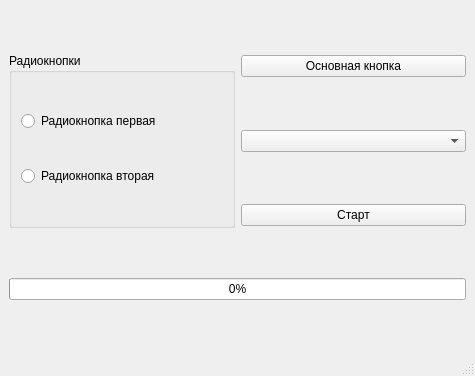
<?xml version="1.0" encoding="UTF-8"?>
<ui version="4.0">
 <class>MainWindow</class>
 <widget class="QMainWindow" name="MainWindow">
  <property name="geometry">
   <rect>
    <x>0</x>
    <y>0</y>
    <width>475</width>
    <height>376</height>
   </rect>
  </property>
  <property name="windowTitle">
   <string>MainWindow</string>
  </property>
  <widget class="QWidget" name="centralwidget">
   <layout class="QGridLayout" name="gridLayout_2">
    <item row="0" column="0" rowspan="3">
     <widget class="QGroupBox" name="groupBox">
      <property name="title">
       <string>Радиокнопки</string>
      </property>
      <layout class="QGridLayout" name="gridLayout">
       <item row="0" column="0">
        <widget class="QRadioButton" name="rb_one">
         <property name="text">
          <string>Радиокнопка первая</string>
         </property>
        </widget>
       </item>
       <item row="1" column="0">
        <widget class="QRadioButton" name="rb_two">
         <property name="text">
          <string>Радиокнопка вторая</string>
         </property>
        </widget>
       </item>
      </layout>
     </widget>
    </item>
    <item row="4" column="0" colspan="2">
     <widget class="QProgressBar" name="pbB_pbBar">
      <property name="value">
       <number>0</number>
      </property>
      <property name="alignment">
       <set>Qt::AlignCenter</set>
      </property>
     </widget>
    </item>
    <item row="0" column="1">
     <widget class="QPushButton" name="pB_mainBut">
      <property name="text">
       <string>Основная кнопка</string>
      </property>
     </widget>
    </item>
    <item row="1" column="1">
     <widget class="QComboBox" name="cB_elements"/>
    </item>
    <item row="2" column="1">
     <widget class="QPushButton" name="pB_start">
      <property name="text">
       <string>Старт</string>
      </property>
     </widget>
    </item>
   </layout>
  </widget>
  <widget class="QMenuBar" name="menubar">
   <property name="geometry">
    <rect>
     <x>0</x>
     <y>0</y>
     <width>475</width>
     <height>26</height>
    </rect>
   </property>
  </widget>
  <widget class="QStatusBar" name="statusbar"/>
 </widget>
 <resources/>
 <connections/>
</ui>
